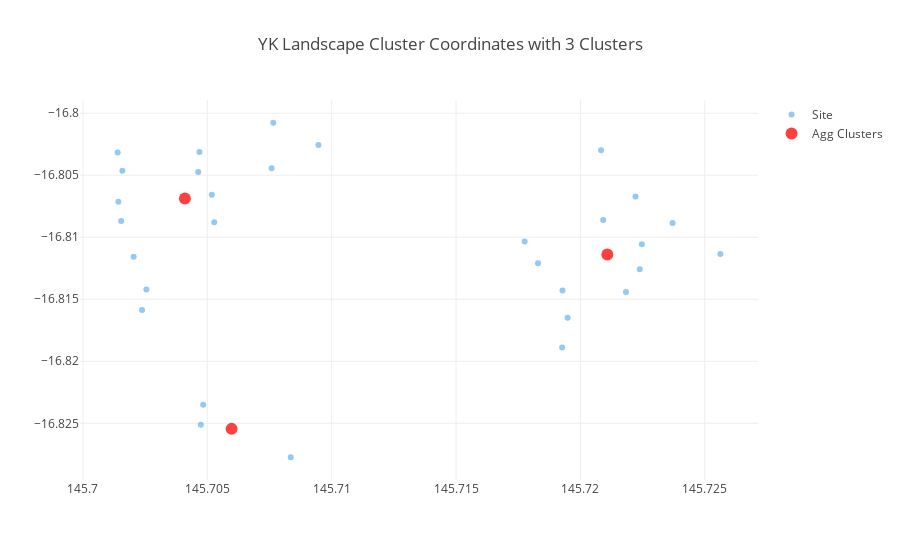

Notebook code cell kept with this figure:
### Code cell
agg = AgglomerativeClustering(n_clusters = numClusters).fit(coords.as_matrix())
aggPoints = []

for x in range(0, numClusters):
    aggPoints.append([])

for x in range(0, len(coords)):
    aggPoints[agg.labels_[x]].append(coords.as_matrix()[x])

centersX = []
centersY = []

clusterLabels = agg.labels_
citiesInCluster = [0] * len(clusterLabels)
for x in range(0, len(clusterLabels)):
    citiesInCluster[clusterLabels[x]] += 1

for x in range(0, numClusters):
    sumX = 0
    sumY = 0
    for y in range(0, len(aggPoints[x])):
        sumX += aggPoints[x][y][0]
        sumY += aggPoints[x][y][1]
    centersX.append(sumX / len(aggPoints[x]))
    centersY.append(sumY / len(aggPoints[x]))

aggCentersTrace = go.Scatter(
    x = centersX,
    y = centersY,
    name = 'Agg Clusters',
    mode = 'markers',
    marker = dict(
        size = 12,
        color = 'rgba(255, 0, 0, 0.75)'
    )
)

#Plot result
points = [trace]
points.append(aggCentersTrace)
#Gets name of city from the name of the csv file
cityName = c.split("/")[1].split("_")[0]
#Plot
iplot({
        "data": points,
        'layout': {'title': cityName + ' Landscape Cluster Coordinates with ' + str(numClusters) + ' Clusters'}
        },
        )

### Figure 1 — Plotly figure (JSON) as saved in the notebook; plotly's stock layout.template omitted (floating-point values rounded to 4 significant figures)
{"data": [{"marker": {"color": "rgba(42, 147, 227, .50)", "size": 6}, "mode": "markers", "name": "Site", "type": "scatter", "x": [145.7, 145.7, 145.7, 145.7, 145.7, 145.7, 145.7, 145.7, 145.7, 145.7, 145.7, 145.7, 145.7, 145.7, 145.7, 145.7, 145.7, 145.7, 145.7, 145.7, 145.7, 145.7, 145.7, 145.7, 145.7, 145.7, 145.7, 145.7, 145.7, 145.7], "y": [-16.8, -16.8, -16.8, -16.8, -16.8, -16.8, -16.8, -16.81, -16.81, -16.81, -16.8, -16.81, -16.81, -16.81, -16.81, -16.81, -16.81, -16.81, -16.81, -16.81, -16.81, -16.81, -16.81, -16.81, -16.82, -16.82, -16.82, -16.82, -16.83, -16.83]}, {"marker": {"color": "rgba(255, 0, 0, 0.75)", "size": 12}, "mode": "markers", "name": "Agg Clusters", "type": "scatter", "x": [145.7, 145.7, 145.7], "y": [-16.81, -16.81, -16.83]}], "layout": {"title": "YK Landscape Cluster Coordinates with 3 Clusters"}}
